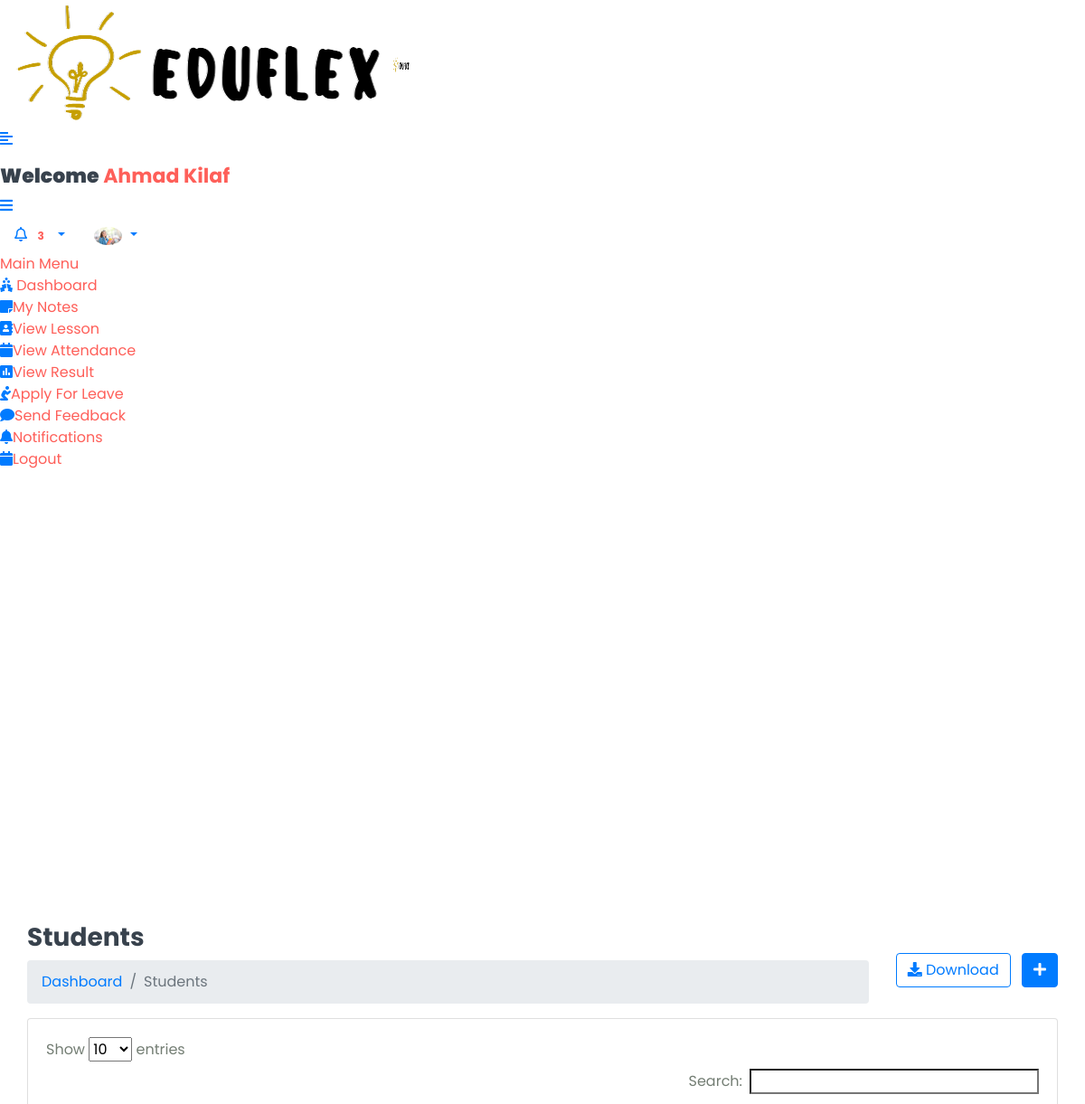
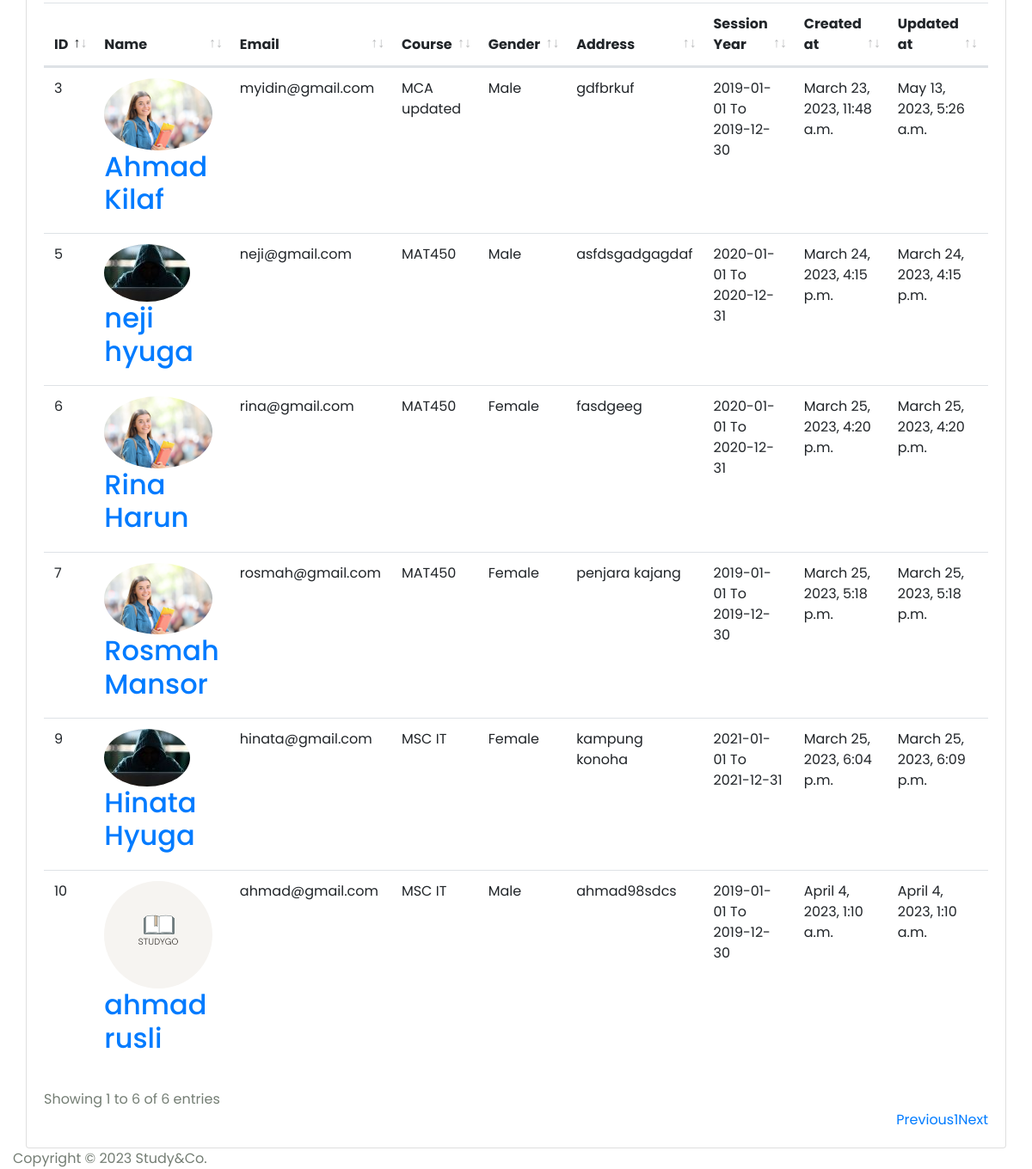
Screenshot of /Hod/Student/View (signed in) with the database file from the repository (2 pictures, top to bottom).
### StudyApp/models.py (models this page shows, shortened)
class CustomUser(AbstractUser):
    USER = (
        (1,'HOD'),
        (2,'STAFF'),
        (3,'STUDENT'),
    )
    user_type = models.CharField(choices=USER,max_length=50,default=1)
    profile_pic = models.ImageField(upload_to='media/profile_pic')

class Student(models.Model):
    admin = models.OneToOneField(CustomUser,on_delete=models.CASCADE)
    address = models.TextField()
    gender = models.CharField(max_length=100)
    course_id = models.ForeignKey(Course,on_delete=models.DO_NOTHING)
    session_year_id = models.ForeignKey(Session_Year,on_delete=models.DO_NOTHING)
    created_at = models.DateTimeField(auto_now_add=True)
    updated_at = models.DateTimeField(auto_now=True)

class Course(models.Model):
    name = models.CharField(max_length=100)
    created_at = models.DateTimeField(auto_now_add=True)
    updated_at = models.DateTimeField(auto_now=True)

class Session_Year(models.Model):
    session_start = models.CharField(max_length=100)
    session_end = models.CharField(max_length=100)

### StudyGo/Hod_Views.py (the view)
# urls.py: path('Hod/Student/View',Hod_Views.VIEW_STUDENT,name='view_student'),
@login_required(login_url='login/')
def VIEW_STUDENT(request):
    student = Student.objects.all()
    context ={
        'student':student,
    }
    return render(request,'Hod/view_student.html',context)

### templates/Hod/view_student.html (shortened to what this page needs)
{% extends 'base.html' %} {% block content %}
<div class="content container-fluid">
  <div class="page-header">
    <div class="row align-items-center">
      <div class="col">
        <h3 class="page-title">Students</h3>
        <ul class="breadcrumb">
          <li class="breadcrumb-item"><a href="index.html">Dashboard</a></li>
          <li class="breadcrumb-item active">Students</li>
        </ul>
      </div>
      <div class="col-auto text-right float-right ml-auto">
        <a href="#" class="btn btn-outline-primary mr-2"
          ><i class="fas fa-download"></i> Download</a
        >
        <a href="{% url 'add_student' %}" class="btn btn-primary"
          ><i class="fas fa-plus"></i
        ></a>
      </div>
    </div>
  </div>
  <div class="row">
    <div class="col-sm-12">
      <div class="card card-table">
        <div class="card-body">
          <div class="table-responsive">
            <table id="table_id" class="table table-hover table-center mb-0">
              <thead>
                <tr>
                  <th>ID</th>
                  <th>Name</th>
                  <th>Email</th>
                  <th>Course</th>
                  <th>Gender</th>
                  <th>Address</th>
                  <th>Session Year</th>
                  <th>Created at</th>
                  <th>Updated at</th>
                  <th class="text-right">Action</th>
                </tr>
              </thead>
              <tbody>
                {% for i in student %}
                <tr>
                  <td>{{i.id}}</td>
                  <td>
                    <h2 class="table-avatar">
                      <a
                        href="{% url 'edit_student' i.id %}"
                        class="avatar avatar-sm mr-2"
                        ><img
                          class="avatar-img rounded-circle"
                          src="/{{i.admin.profile_pic}}"
                          alt="User Image"
                      /></a>
                      <a href="{% url 'edit_student' i.id %}"
                        >{{i.admin.first_name}} {{i.admin.last_name}}</a
                      >
                    </h2>
                  </td>
                  <td>{{i.admin.email}}</td>
                  <td>{{i.course_id.name}}</td>
                  <td>{{i.gender}}</td>
                  <td>{{i.address}}</td>
                  <td>
                    {{i.session_year_id.session_start}} To
                    {{i.session_year_id.session_end}}
                  </td>
                  <td>{{i.created_at}}</td>
                  <td>{{i.updated_at}}</td>
                  <td class="text-right">
                  </td>
                </tr>
                {% endfor %}
              </tbody>
            </table>
          </div>
        </div>
      </div>
    </div>
  </div>
</div>
{% endblock content %}

### templates/includes/header.html (shortened to what this page needs)
{% load static %}
<div class="header">
  <div class="header-left">
    <a href="#" class="logo">
      <img src="{% static 'assets/img/eduflex.png' %}" alt="Logo" />
    </a>
    <a href="#" class="logo logo-small">
      <img
        src="{% static 'assets/img/eduflex.png' %}"
        alt="Logo"
        width="19"
        height="19"
      />
    </a>
  </div>
  <a href="javascript:void(0);" id="toggle_btn">
    <i class="fas fa-align-left"></i>
  </a>
  <div class="top-nav-search mt-3">
    <h4>
      <strong>Welcome</strong
      ><span> {{user.first_name}} {{user.last_name}} </span>
    </h4>
  </div>
  <a class="mobile_btn" id="mobile_btn">
    <i class="fas fa-bars"></i>
  </a>
  <ul class="nav user-menu">
    <li class="nav-item dropdown noti-dropdown">
      <a href="#" class="dropdown-toggle nav-link" data-toggle="dropdown">
        <i class="far fa-bell"></i>
        <span class="badge badge-pill">3</span>
      </a>
    </li>
    <li class="nav-item dropdown has-arrow">
      <a href="#" class="dropdown-toggle nav-link" data-toggle="dropdown">
        {% if user.profile_pic == "" %}
        <span class="user-img"
          ><img
            class="rounded-circle"
            src="{% static 'assets/img/noimg.jpg' %}"
            width="31"
            alt="Ryan Taylor"
        /></span>
        {% else %}
        <span class="user-img"
          ><img
            class="rounded-circle"
            src="/{{user.profile_pic}}"
            width="31"
            alt="Ryan Taylor"
        /></span>
        {% endif %}
      </a>
    </li>
  </ul>
</div>

### static/assets2/css/style.css (style rules this page uses)
body { font-family: 'Poppins', sans-serif; font-style: normal; color: #747e74; overflow-x: hidden; }
* { margin: 0; padding: 0; box-sizing: border-box; }
img { max-width: 100%; }
ul { margin: 0; padding: 0; list-style-type: none; }
a { text-decoration: none; display: inline-block; }
h1, h3, h4 { font-family: 'Poppins', sans-serif; font-weight: 700; color: #38424d; }
h3 { font-size: 28px; }
h4 { font-size: 22px; }
span { display: contents; color: #fe5f59; }

### rows the page displays
CustomUser: profile_pic (picture)
Student: id "3", admin.profile_pic (picture), admin.first_name "Ahmad", admin.last_name "Kilaf", admin.email "myidin@gmail.com", course_id.name "MCA updated", gender "Male", address "gdfbrkuf", session_year_id.session_start "2019-01-01", session_year_id.session_end "2019-12-30", created_at "March 23, 2023, 11:48 a.m.", updated_at "May 13, 2023, 5:26 a.m."
Student: id "5", admin.profile_pic (picture), admin.first_name "neji", admin.last_name "hyuga", admin.email "neji@gmail.com", course_id.name "MAT450", gender "Male", address "asfdsgadgagdaf", session_year_id.session_start "2020-01-01", session_year_id.session_end "2020-12-31", created_at "March 24, 2023, 4:15 p.m.", updated_at "March 24, 2023, 4:15 p.m."
Student: id "6", admin.profile_pic (picture), admin.first_name "Rina", admin.last_name "Harun", admin.email "rina@gmail.com", course_id.name "MAT450", gender "Female", address "fasdgeeg", session_year_id.session_start "2020-01-01", session_year_id.session_end "2020-12-31", created_at "March 25, 2023, 4:20 p.m.", updated_at "March 25, 2023, 4:20 p.m."
Student: id "7", admin.profile_pic (picture), admin.first_name "Rosmah", admin.last_name "Mansor", admin.email "rosmah@gmail.com", course_id.name "MAT450", gender "Female", address "penjara kajang", session_year_id.session_start "2019-01-01", session_year_id.session_end "2019-12-30", created_at "March 25, 2023, 5:18 p.m.", updated_at "March 25, 2023, 5:18 p.m."
Student: id "9", admin.profile_pic (picture), admin.first_name "Hinata", admin.last_name "Hyuga", admin.email "hinata@gmail.com", course_id.name "MSC IT", gender "Female", address "kampung konoha", session_year_id.session_start "2021-01-01", session_year_id.session_end "2021-12-31", created_at "March 25, 2023, 6:04 p.m.", updated_at "March 25, 2023, 6:09 p.m."
Student: id "10", admin.profile_pic (picture), admin.first_name "ahmad", admin.last_name "rusli", admin.email "ahmad@gmail.com", course_id.name "MSC IT", gender "Male", address "ahmad98sdcs", session_year_id.session_start "2019-01-01", session_year_id.session_end "2019-12-30", created_at "April 4, 2023, 1:10 a.m.", updated_at "April 4, 2023, 1:10 a.m."
